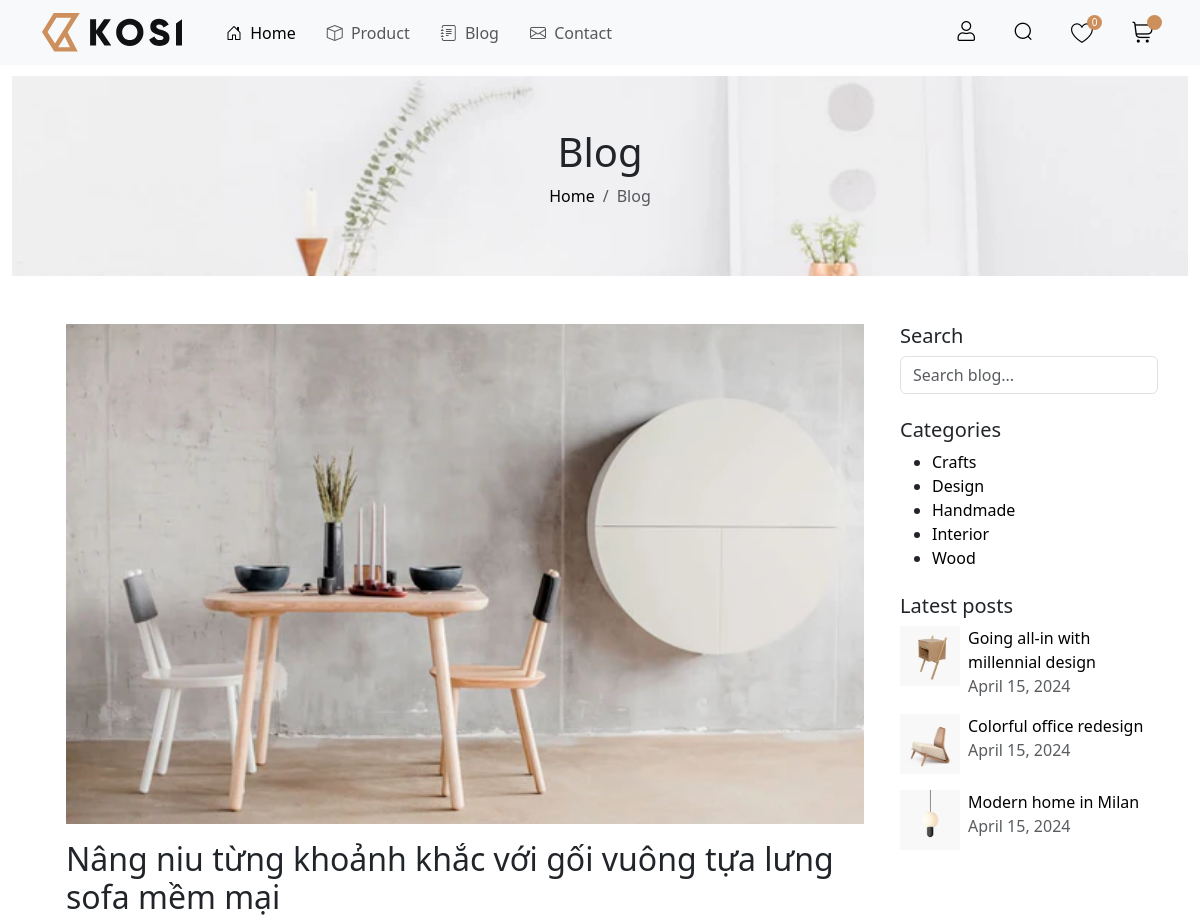
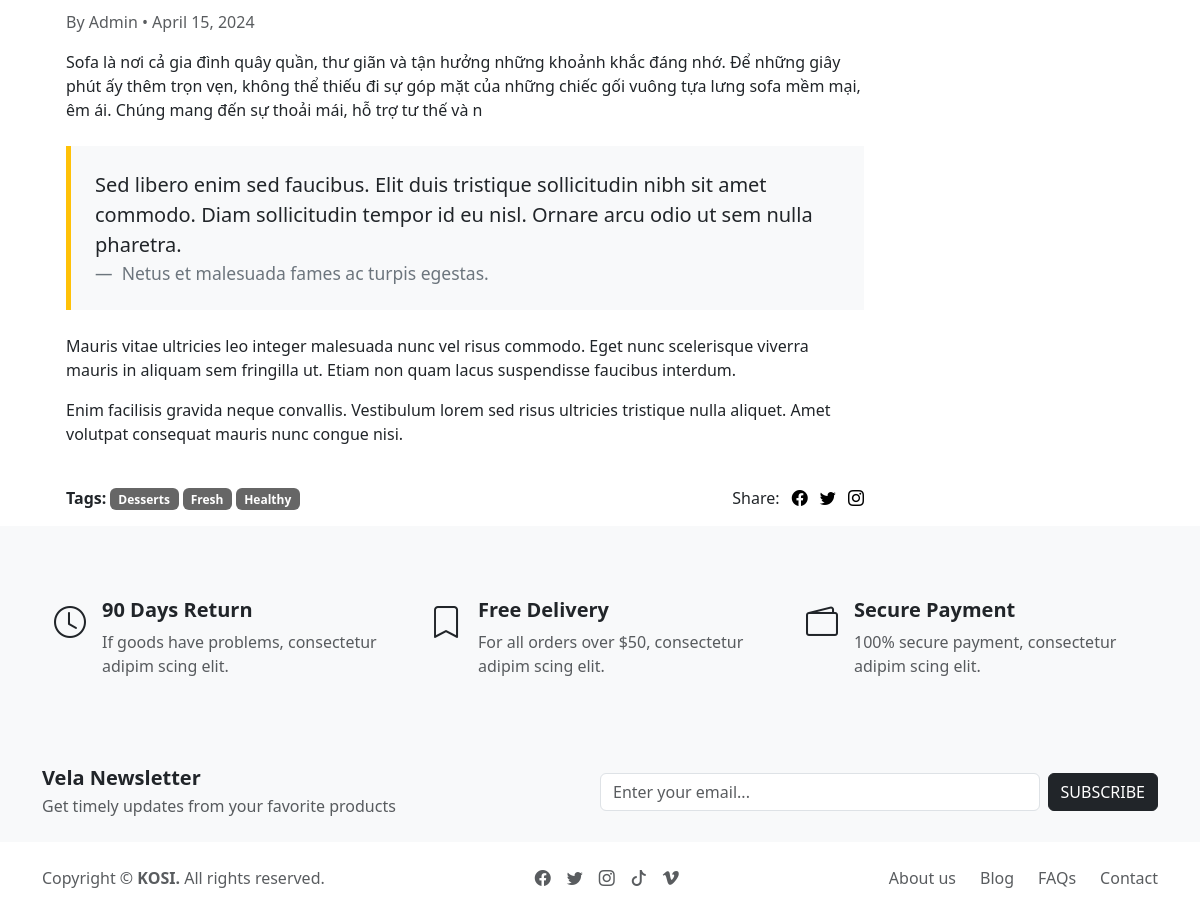
The app's page /site?c=blog&a=detail&id=1 with its own data (2 pictures, top to bottom).
### tables this page shows
CREATE TABLE `blog`  (
  `id` int(11) NOT NULL AUTO_INCREMENT,
  `title` varchar(255) NULL DEFAULT NULL,
  `content` varchar(255) NULL DEFAULT NULL,
  `created_date` datetime(0) NULL DEFAULT NULL,
  `author` varchar(255) NULL DEFAULT NULL,
  `product_id` int(11) NULL DEFAULT NULL,
  PRIMARY KEY (`id`) USING BTREE
);

### site/controller/BlogController.php (called while the page is built, shortened)
<?php
class BlogController
{
    function detail()
    {
        $id = $_GET['id'];
        $blogRepo = new BlogRepo;
        $blog = $blogRepo->find($id);
        require 'view/viewBlogDetail.php';
    }
}

### site/index.php (called while the page is built, shortened)
<?php
require '../import_models.php';
$controller = new $strController();
$controller->$a();

### model/blog/BlogRepo.php (called while the page is built, shortened)
<?php
class BlogRepo
{
    protected function fetchAll($condition = null)
    {
        global $conn;
        $blogs = array();
        $sql = "SELECT * FROM blog";
        if ($condition) {
            $sql .= " WHERE $condition";
        }
        $result = $conn->query($sql);
        if ($result->num_rows > 0) {
            while ($row = $result->fetch_assoc()) {
                $blog = new Blog($row["id"], $row["title"], $row["content"], $row['created_date'], $row["author"], $row['product_id']);
                $blogs[] = $blog;
            }
        }
        return $blogs;
    }
    function find($id)
    {
        $condition = "id = $id";
        $blogs = $this->fetchAll($condition);
        $blog = current($blogs);
        return $blog;
    }
}

### model/blog/Blog.php (called while the page is built, shortened)
<?php
class Blog
{
    protected $id;
    protected $title;
    protected $content;
    protected $author;
    function __construct($id, $title, $content, $created_date, $author, $product_id)
    {
        $this->id = $id;
        $this->title = $title;
        $this->content = $content;
        $this->author = $author;
    }
    function getId()
    {
        return $this->id;
    }
    function getTitle()
    {
        return $this->title;
    }
    function getContent()
    {
        return $this->content;
    }
    function getAuthor()
    {
        return $this->author;
    }
}

### site/view/viewBlogDetail.php (the view, shortened to what this page needs)
<?php require 'layout/header.php' ?>
<?php require 'layout/banner.php' ?>
<div class="container-lg mt-5">
    <div class="row">
        <div class="col-lg-9 px-4">
            <img src="image/blog-<?= $blog->getId() ?>_540x.webp" alt="" class="mb-3 img-fluid"
                style="max-height: 500px;">
            <h2 class="mb-3"><?= $blog->getTitle() ?></h2>
            <p class="text-muted">By <?= $blog->getAuthor() ?> • April 15, 2024</p>
            <p>
                <?= $blog->getContent() ?>
            </p>
            <blockquote class="blockquote bg-light p-4 my-4 border-start border-5 border-warning">
                <p class="mb-3">
                    Sed libero enim sed faucibus. Elit duis tristique sollicitudin nibh sit amet commodo. Diam
                    sollicitudin tempor id eu nisl. Ornare arcu odio ut sem nulla pharetra.
                </p>
                <p class="blockquote-footer">
                    Netus et malesuada fames ac turpis egestas.
                </p>
            </blockquote>
            <p>
                Mauris vitae ultricies leo integer malesuada nunc vel risus commodo. Eget nunc scelerisque viverra
                mauris in aliquam sem fringilla ut. Etiam non quam lacus suspendisse faucibus interdum.
            </p>
            <p>
                Enim facilisis gravida neque convallis. Vestibulum lorem sed risus ultricies tristique nulla aliquet.
                Amet volutpat consequat mauris nunc congue nisi.
            </p>
            <div class="d-flex justify-content-between ">
                <p class="mt-4">
                    <strong>Tags:</strong>
                    <a href="#" class="badge text-decoration-none">Desserts</a>
                    <a href="#" class="badge bg-secondary text-decoration-none">Fresh</a>
                    <a href="#" class="badge bg-secondary text-decoration-none">Healthy</a>
                </p>
                <div class="mt-4">
                    <span class="me-2">Share:</span>
                    <a href="#" class="text-decoration-none me-2"><i class="bi bi-facebook"></i></a>
                    <a href="#" class="text-decoration-none me-2"><i class="bi bi-twitter"></i></a>
                    <a href="#" class="text-decoration-none"><i class="bi bi-instagram"></i></a>
                </div>
            </div>
                    <?php require 'layout/sidebarBlog.php' ?>
        </div>
        <div class="col-lg-3 d-none d-lg-block">
            <?php require 'layout/sidebarBlog.php' ?>
        </div>
    </div>
</div>
<?php require 'layout/footer.php' ?>

### site/asset/style.css (style rules this page uses)
a { text-decoration: none; color: black; }
img { object-fit: cover; object-position: center; width: 100%; height: 100%; }
.badge { padding-top: 6.4px !important; padding-right: 8.8px !important; background-color: #666666 !important; }
.row { margin-left: 0px; }

### records on screen
blog: title "Nâng niu từng khoảnh khắc với gối vuông tựa lưng sofa mềm mại", author "Admin", content "Sofa là nơi cả gia đình quây quần, thư giãn và tận hưởng những khoảnh khắc đáng nhớ. Để những giây phút ấy thêm trọn vẹn, không thể thiếu đi sự góp mặt của những chiếc gối vuông tựa lưng sofa mềm mại, êm ái. Chúng mang đến sự thoải mái, hỗ trợ tư thế và n"

### other values on screen
$countWishlist "0"
$c "Blog"
